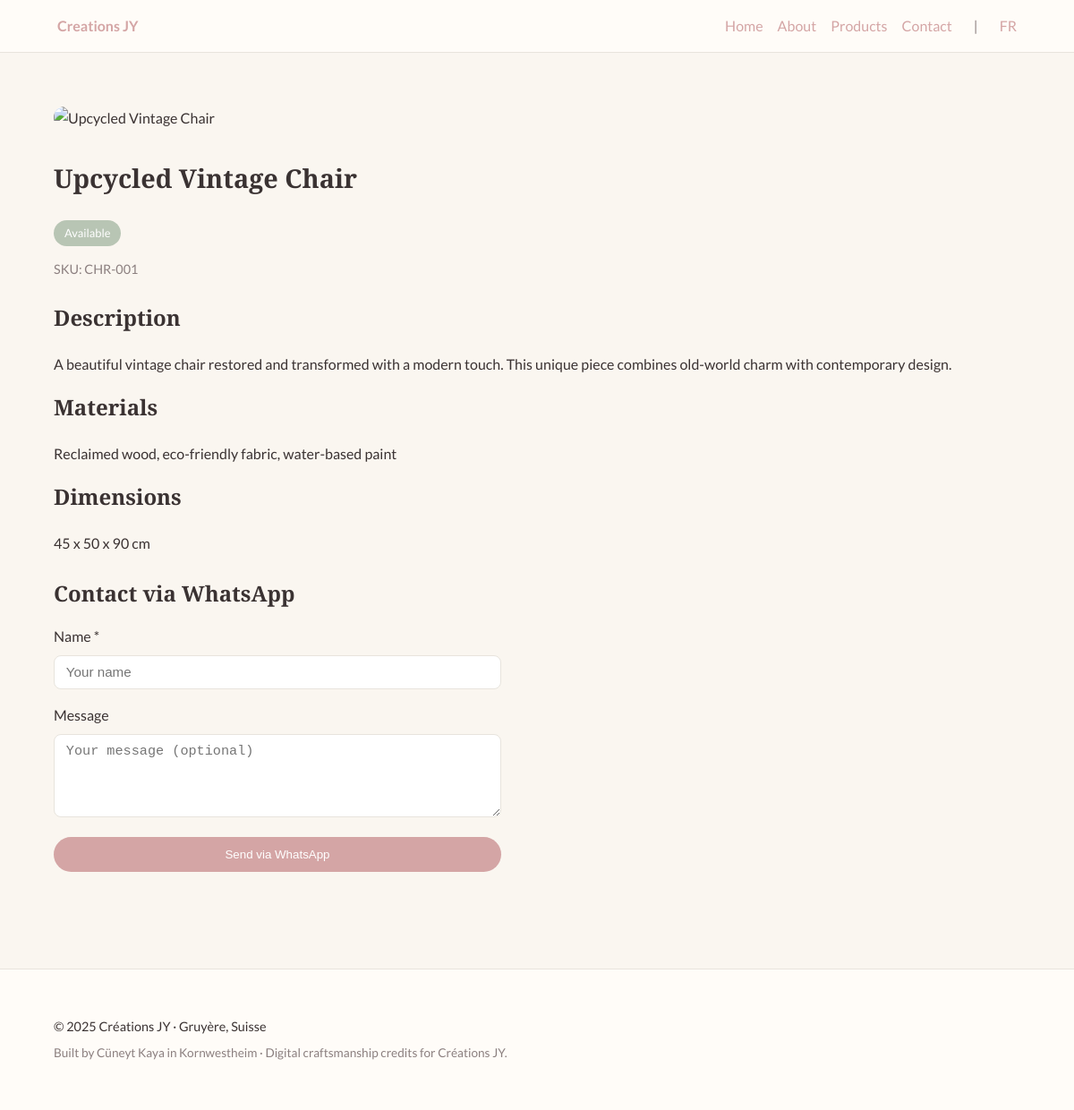
/en/product.php?id=1, run on the app's committed database.
### tables this page shows
CREATE TABLE IF NOT EXISTS product_translations (
    id INT PRIMARY KEY AUTO_INCREMENT,
    product_id INT NOT NULL,
    language_code VARCHAR(2) NOT NULL,
    title VARCHAR(200) NOT NULL,
    description TEXT,
    materials TEXT,  
    dimensions VARCHAR(100),  
    meta_title VARCHAR(70),
    meta_description VARCHAR(160),
    FOREIGN KEY (product_id) REFERENCES products(id) ON DELETE CASCADE,
    FOREIGN KEY (language_code) REFERENCES languages(code),
    UNIQUE KEY unique_translation (product_id, language_code),
    FULLTEXT KEY fulltext_search (title, description)
);

CREATE TABLE IF NOT EXISTS products (
    id INT PRIMARY KEY AUTO_INCREMENT,
    category_id INT NOT NULL,
    slug VARCHAR(150) NOT NULL,
    sku VARCHAR(50) UNIQUE,
    status ENUM('available', 'sold', 'reserved') DEFAULT 'available',
    featured BOOLEAN DEFAULT FALSE,
    view_count INT DEFAULT 0,
    created_at TIMESTAMP DEFAULT CURRENT_TIMESTAMP,
    updated_at TIMESTAMP DEFAULT CURRENT_TIMESTAMP ON UPDATE CURRENT_TIMESTAMP,
    FOREIGN KEY (category_id) REFERENCES categories(id) ON DELETE RESTRICT,
    INDEX idx_status (status),
    INDEX idx_featured (featured),
    INDEX idx_category (category_id)
);

### includes/functions.php (called while the page is built, shortened)
<?php
function e(string $value): string
{
    return htmlspecialchars($value, ENT_QUOTES, 'UTF-8');
}

### includes/language.php (called while the page is built, shortened)
<?php
function getCurrentLanguage(): string
{
    $uri = $_SERVER['REQUEST_URI'] ?? '/';
    if (strpos($uri, '/en/') === 0 || $uri === '/en') {
        return 'en';
    }
    return DEFAULT_LANG;
}
function t(string $key, ?string $lang = null): string
{
    static $translations = null;
    if ($translations === null) {
        $translations = [
            'fr' => [
                'home' => 'Accueil',
                'about' => 'À propos',
                'products' => 'Produits',
                'contact' => 'Contact',
                'whatsapp_cta' => 'Contacter via WhatsApp',
                'available' => 'Disponible',
                'sold' => 'Vendu',
                'reserved' => 'Réservé',
            ],
            'en' => [
                'home' => 'Home',
                'about' => 'About',
                'products' => 'Products',
                'contact' => 'Contact',
                'whatsapp_cta' => 'Contact via WhatsApp',
                'available' => 'Available',
                'sold' => 'Sold',
                'reserved' => 'Reserved',
            ],
        ];
    }
    $lang = $lang ?: getCurrentLanguage();
    return $translations[$lang][$key] ?? $key;
}

### en/product.php (the view, shortened to what this page needs)
<?php
require_once __DIR__ . '/../includes/functions.php';
require_once __DIR__ . '/../includes/language.php';
require_once __DIR__ . '/../includes/whatsapp.php';
$id = isset($_GET['id']) ? (int) $_GET['id'] : 0;
$stmt = $pdo->prepare("
    SELECT p.*, pt.title, pt.description, pt.materials, pt.dimensions, pt.meta_title, pt.meta_description
    FROM products p
    JOIN product_translations pt
      ON p.id = pt.product_id AND pt.language_code = 'en'
    WHERE p.id = :id
    LIMIT 1
");
$stmt->execute(['id' => $id]);
$product = $stmt->fetch();
$imagesStmt = $pdo->prepare("
    SELECT *
    FROM product_images
    WHERE product_id = :id
    ORDER BY is_primary DESC, display_order ASC
");
$imagesStmt->execute(['id' => $id]);
$images = $imagesStmt->fetchAll();
include __DIR__ . '/../includes/header.php';
?>
<section class="section">
    <div class="container" style="display: grid; gap: 2rem; grid-template-columns: minmax(0, 1fr);">
        <div>
            <?php if ($images): ?>
                <div class="product-gallery">
                    <div>
                        <?php
                        $webpFilename = pathinfo($images[0]['filename'], PATHINFO_FILENAME) . '.webp';
                        $webpPath = '/uploads/products/medium/webp/' . $webpFilename;
                        $jpegPath = '/uploads/products/medium/' . $images[0]['filename'];
                        $webpExists = file_exists($_SERVER['DOCUMENT_ROOT'] . $webpPath);
                        ?>
                        <picture>
                            <?php if ($webpExists): ?>
                                <source srcset="<?php echo e($webpPath); ?>" type="image/webp">
                            <?php endif; ?>
                            <img
                                src="<?php echo e($jpegPath); ?>"
                                alt="<?php echo e($product['title']); ?>"
                                data-gallery-image
                                data-full-image="/uploads/products/large/<?php echo e($images[0]['filename']); ?>"
                                style="width: 100%; border-radius: 0.75rem;"
                                loading="lazy"
                            >
                        </picture>
                    </div>
                    <?php if (count($images) > 1): ?>
                        <div class="product-gallery-thumbnails">
                            <?php foreach ($images as $index => $img): ?>
                                <?php
                                $thumbWebpFilename = pathinfo($img['filename'], PATHINFO_FILENAME) . '.webp';
                                $thumbWebpPath = '/uploads/products/thumbnail/webp/' . $thumbWebpFilename;
                                $thumbJpegPath = '/uploads/products/thumbnail/' . $img['filename'];
                                $thumbWebpExists = file_exists($_SERVER['DOCUMENT_ROOT'] . $thumbWebpPath);
                                ?>
                                <picture>
                                    <?php if ($thumbWebpExists): ?>
                                        <source srcset="<?php echo e($thumbWebpPath); ?>" type="image/webp">
                                    <?php endif; ?>
                                    <img
                                        src="<?php echo e($thumbJpegPath); ?>"
                                        alt="<?php echo e($product['title']); ?>"
                                        data-gallery-image
                                        data-full-image="/uploads/products/large/<?php echo e($img['filename']); ?>"
                                        <?php echo $index === 0 ? 'class="active"' : ''; ?>
                                        loading="lazy"
                                    >
                                </picture>
                            <?php endforeach; ?>
                        </div>
                    <?php endif; ?>
                </div>
            <?php else: ?>
                <img src="/assets/images/placeholder.jpg" alt="<?php echo e($product['title']); ?>" style="width: 100%; border-radius: 0.75rem;" loading="lazy">
            <?php endif; ?>
        </div>
        <div>
            <h1 class="section-title"><?php echo e($product['title']); ?></h1>
            <p style="margin-bottom: 0.5rem;">
                <span class="badge <?php echo $product['status'] === 'sold' ? 'badge-sold' : ($product['status'] === 'reserved' ? 'badge-reserved' : 'badge-available'); ?>">
                    <?php echo e(t($product['status'])); ?>
                </span>
            </p>
            <?php if (!empty($product['sku'])): ?>
                <p style="color: #8B7F7F; font-size: 0.9rem;">SKU: <?php echo e($product['sku']); ?></p>
            <?php endif; ?>
            <?php if (!empty($product['description'])): ?>
                <h2 style="margin-top: 1.5rem;">Description</h2>
                <p><?php echo nl2br(e($product['description'])); ?></p>
            <?php endif; ?>
            <?php if (!empty($product['materials'])): ?>
                <h2 style="margin-top: 1rem;">Materials</h2>
                <p><?php echo nl2br(e($product['materials'])); ?></p>
            <?php endif; ?>
            <?php if (!empty($product['dimensions'])): ?>
                <h2 style="margin-top: 1rem;">Dimensions</h2>
                <p><?php echo e($product['dimensions']); ?></p>
            <?php endif; ?>
            <div style="margin-top: 1.5rem;">
                <h2 style="margin-bottom: 1rem;">Contact via WhatsApp</h2>
                <form id="whatsapp-inquiry-form" style="display: flex; flex-direction: column; gap: 1rem; max-width: 500px;">
                    <div>
                        <label for="customer_name" style="display: block; margin-bottom: 0.5rem; font-weight: 500;">Name *</label>
                        <input
                            type="text"
                            id="customer_name"
                            name="customer_name"
                            class="input"
                            required
                            placeholder="Your name"
                        >
                    </div>
                    <div>
                        <label for="message" style="display: block; margin-bottom: 0.5rem; font-weight: 500;">Message</label>
                        <textarea
                            id="message"
                            name="message"
                            class="textarea"
                            rows="4"
                            placeholder="Your message (optional)"
                        ></textarea>
                    </div>
                    <button type="submit" class="btn-primary">
                        Send via WhatsApp
                    </button>
                </form>
            </div>
        </div>
    </div>
</section>
<?php include __DIR__ . '/../includes/footer.php'; ?>

### assets/css/main.css (style rules this page uses)
:root { --dusty-rose: #D4A5A5; --blush-pink: #F7D5D0; --antique-pink: #E8B4B8; --cream: #FAF6F0; --sage-green: #B8C5B4; --warm-gray: #8B7F7F; --off-white: #FFFCF8; --charcoal: #3A3232; --light-gray: #E8E4DD; --available: #B8C5B4; --sold: #8B7F7F; --reserved: #E8B4B8; }
*, *::before, *::after { box-sizing: border-box; }
body { margin: 0; font-family: 'Lato', system-ui, -apple-system, BlinkMacSystemFont, sans-serif; color: var(--charcoal); background-color: var(--cream); line-height: 1.6; }
h1, h2, h3, h4, h5, h6 { font-family: 'Cormorant Garamond', Georgia, 'Times New Roman', serif; color: var(--charcoal); margin-top: 0; }
.container { width: 100%; max-width: 1120px; margin: 0 auto; padding: 1.25rem; }
.btn-primary { display: inline-flex; align-items: center; justify-content: center; padding: 0.75rem 1.25rem; border-radius: 9999px; border: none; background-color: var(--dusty-rose); color: #fff; font-weight: 500; cursor: pointer; transition: background-color 0.2s ease, transform 0.1s ease; }
.badge { display: inline-block; padding: 0.25rem 0.75rem; border-radius: 9999px; font-size: 0.8rem; color: #fff; }
.badge-available { background-color: var(--available); }
.section { padding: 2.5rem 0; }
.section-title { font-size: 1.8rem; margin-bottom: 1.5rem; }
.input, .textarea, .select { width: 100%; padding: 0.6rem 0.8rem; border-radius: 0.5rem; border: 1px solid var(--light-gray); background-color: #fff; font-size: 0.95rem; }

### data on the page
product_translations: title "Upcycled Vintage Chair", product.status "Available", product.sku "CHR-001", description "A beautiful vintage chair restored and transformed with a modern touch. This unique piece combines old-world charm with contemporary design.", materials "Reclaimed wood, eco-friendly fabric, water-based paint", dimensions "45 x 50 x 90 cm"

### other printed values
$siteName "Creations JY"
t('home') "Home"
t('about') "About"
t('products') "Products"
t('contact') "Contact"
